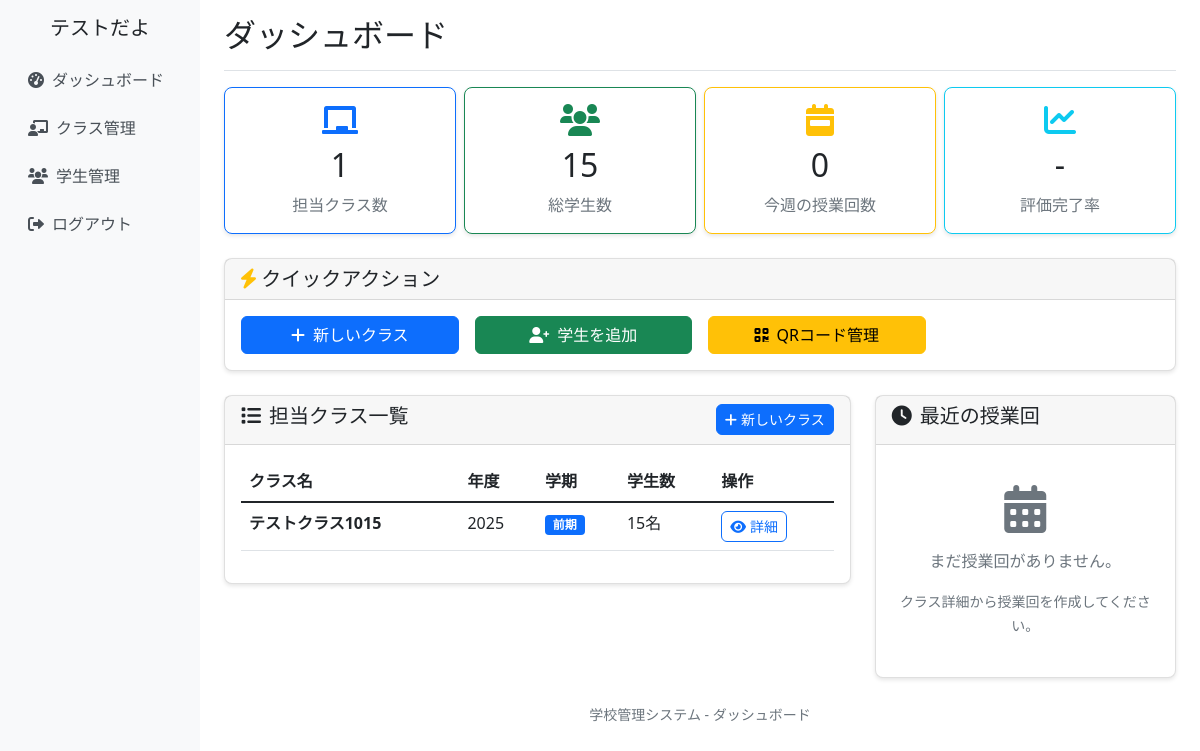
Before: /dashboard/ (signed in) with the older database file.
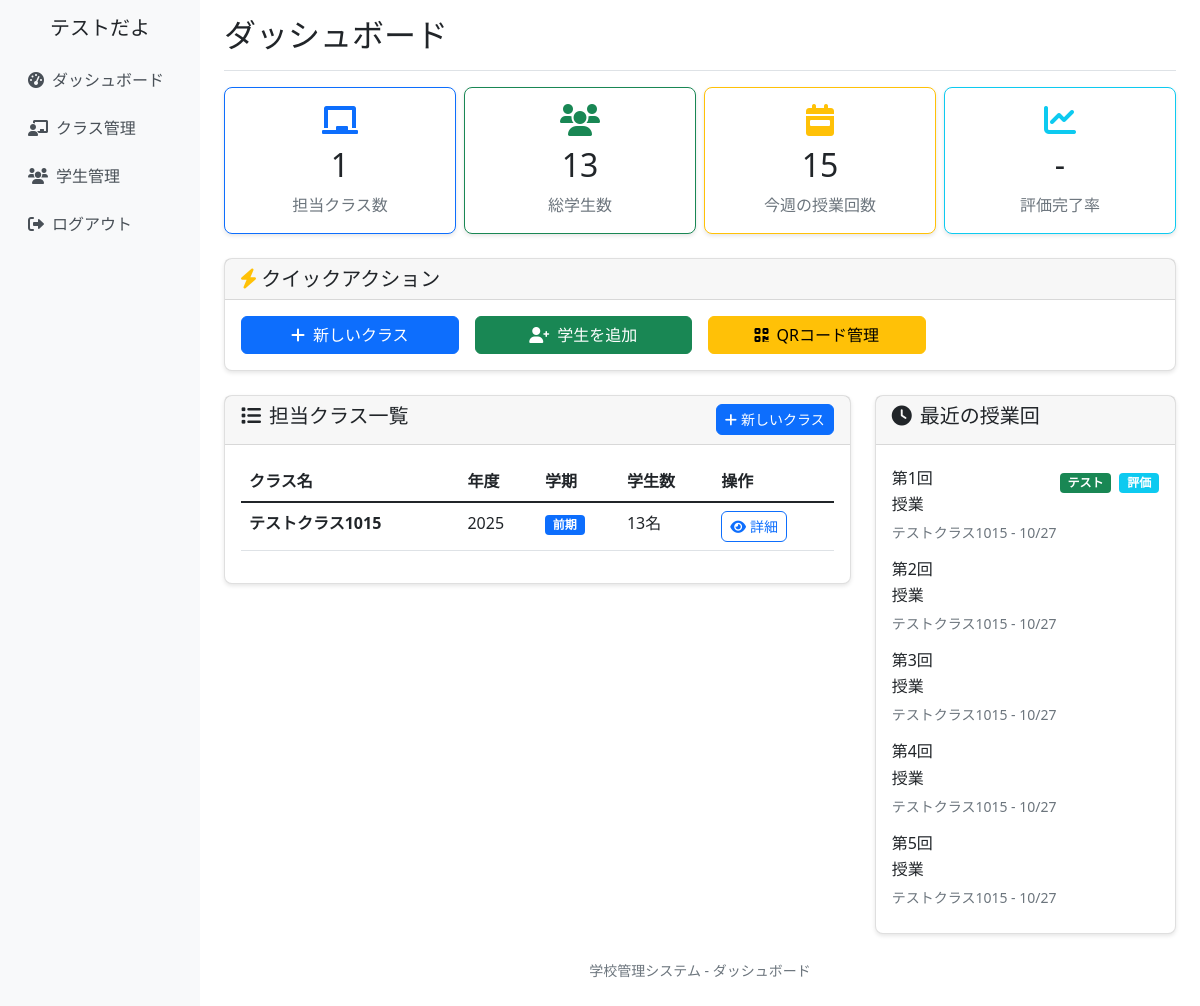
After: the same page with the newer database file.
### school_management/models.py (models this page shows, shortened)
class CustomUser(AbstractUser):
    ROLE_CHOICES = [
        ('admin', '管理者'),
        ('teacher', '教員'),
        ('student', '学生'),
    ]
    username = None  # usernameフィールドを無効化
    email = models.EmailField(unique=True, null=True, blank=True)
    full_name = models.CharField(max_length=100, verbose_name='氏名')
    furigana = models.CharField(max_length=100, blank=True, verbose_name='ふりがな')
    points = models.IntegerField(default=0, verbose_name='ポイント')
    role = models.CharField(
        max_length=10,
        choices=ROLE_CHOICES,
        default='student',
        verbose_name='役割'
    )
    student_number = models.CharField(max_length=20, blank=True, verbose_name='学籍番号')
    teacher_id = models.CharField(max_length=20, blank=True, verbose_name='教員ID')
    created_at = models.DateTimeField(auto_now_add=True, verbose_name='登録日時')
    updated_at = models.DateTimeField(auto_now=True, verbose_name='更新日時')
    groups = models.ManyToManyField(
        'auth.Group',
        verbose_name='groups',
        blank=True,
        help_text='The groups this user belongs to.',
        related_name="customuser_set",
        related_query_name="customuser",
    )
    user_permissions = models.ManyToManyField(
        'auth.Permission',
        verbose_name='user permissions',
        blank=True,
        help_text='Specific permissions for this user.',
        related_name="customuser_set",
        related_query_name="customuser",
    )
    USERNAME_FIELD = 'email'
    REQUIRED_FIELDS = ['full_name']
    objects = CustomUserManager()
    class Meta:
        verbose_name = 'ユーザー'
        verbose_name_plural = 'ユーザー'
    @property
    def is_teacher(self):
        return self.role in ['teacher', 'admin']

class ClassRoom(models.Model):
    SEMESTER_CHOICES = [
        ('first', '前期'),
        ('second', '後期'),
    ]
    class_name = models.CharField(max_length=100, verbose_name='クラス名')
    year = models.IntegerField(verbose_name='年度')
    semester = models.CharField(max_length=10, choices=SEMESTER_CHOICES, verbose_name='学期')
    teachers = models.ManyToManyField(Teacher, verbose_name='担当教員', related_name='classrooms')
    students = models.ManyToManyField(Student, blank=True, verbose_name='学生')
    created_at = models.DateTimeField(auto_now_add=True)
    updated_at = models.DateTimeField(auto_now=True)
    class Meta:
        verbose_name = 'クラス'
        verbose_name_plural = 'クラス'

class LessonSession(models.Model):
    classroom = models.ForeignKey(ClassRoom, on_delete=models.CASCADE, verbose_name='クラス')
    session_number = models.IntegerField(verbose_name='回数')
    date = models.DateField(verbose_name='実施日')
    topic = models.CharField(max_length=200, blank=True, verbose_name='テーマ・内容')
    has_quiz = models.BooleanField(default=False, verbose_name='小テストあり')
    has_peer_evaluation = models.BooleanField(default=False, verbose_name='ピア評価あり')
    peer_evaluation_closed = models.BooleanField(default=False, verbose_name='ピア評価締切済み')
    created_at = models.DateTimeField(auto_now_add=True)
    updated_at = models.DateTimeField(auto_now=True)
    class Meta:
        verbose_name = '授業回'
        verbose_name_plural = '授業回'
        unique_together = ['classroom', 'session_number']

### school_management/views.py (the view)
# urls.py: path('dashboard/', views.dashboard_view, name='dashboard'),
@login_required
def dashboard_view(request):
    if request.user.role == 'admin':
        return redirect('school_management:admin_teacher_management')
    elif request.user.is_teacher:
        return teacher_dashboard(request)
    elif request.user.is_student:
        return student_dashboard(request)
    else:
        return redirect('school_management:login')

### school_management/templates/school_management/dashboard.html (shortened to what this page needs)
{% extends 'school_management/base.html' %}
{% load static %}
{% block page_title %}ダッシュボード{% endblock %}
{% block content %}
<div class="row mb-4 g-2">
    <div class="col-md-3">
        <div class="card stats-card text-center border-primary">
            <div class="card-body">
                <div class="card-icon text-primary mb-2">
                    <i class="fas fa-chalkboard fa-2x"></i>
                </div>
                <h2 class="card-title">{{ total_classes }}</h2>
                <p class="card-text text-muted">担当クラス数</p>
            </div>
        </div>
    </div>
    <div class="col-md-3">
        <div class="card stats-card text-center border-success">
            <div class="card-body">
                <div class="card-icon text-success mb-2">
                    <i class="fas fa-users fa-2x"></i>
                </div>
                <h2 class="card-title">{{ total_students }}</h2>
                <p class="card-text text-muted">総学生数</p>
            </div>
        </div>
    </div>
    <div class="col-md-3">
        <div class="card stats-card text-center border-warning">
            <div class="card-body">
                <div class="card-icon text-warning mb-2">
                    <i class="fas fa-calendar-week fa-2x"></i>
                </div>
                <h2 class="card-title">{{ this_week_sessions }}</h2>
                <p class="card-text text-muted">今週の授業回数</p>
            </div>
        </div>
    </div>
    <div class="col-md-3">
        <div class="card stats-card text-center border-info">
            <div class="card-body">
                <div class="card-icon text-info mb-2">
                    <i class="fas fa-chart-line fa-2x"></i>
                </div>
                <h2 class="card-title">-</h2>
                <p class="card-text text-muted">評価完了率</p>
            </div>
        </div>
    </div>
</div>
<div class="row mt-4">
    <div class="col-12">
        <div class="card">
            <div class="card-header">
                <h5 class="card-title mb-0">
                    <i class="fas fa-bolt text-warning"></i> クイックアクション
                </h5>
            </div>
            <div class="card-body">
                <div class="row g-3">
                    <div class="col-md-3">
                        <a href="{% url 'school_management:class_create' %}" class="btn btn-primary w-100 h-100 d-flex align-items-center justify-content-center">
                            <i class="fas fa-plus me-2"></i>新しいクラス
                        </a>
                    </div>
                    <div class="col-md-3">
                        <a href="{% url 'school_management:student_create' %}" class="btn btn-success w-100 h-100 d-flex align-items-center justify-content-center">
                            <i class="fas fa-user-plus me-2"></i>学生を追加
                        </a>
                    </div>
                    <div class="col-md-3">
                        <a href="{% url 'school_management:qr_code_list' %}" class="btn btn-warning w-100 h-100 d-flex align-items-center justify-content-center">
                            <i class="fas fa-qrcode me-2"></i>QRコード管理
                        </a>
                    </div>
                </div>
            </div>
        </div>
    </div>
</div>
<div class="row">
    <div class="col-md-8 mt-4">
        <div class="card">
            <div class="card-header d-flex justify-content-between align-items-center">
                <h5><i class="fas fa-list me-2"></i>担当クラス一覧</h5>
                <a href="{% url 'school_management:class_create' %}" class="btn btn-primary btn-sm">
                    <i class="fas fa-plus me-1"></i>新しいクラス
                </a>
            </div>
            <div class="card-body">
                {% if classes %}
                    <div class="table-responsive">
                        <table class="table table-hover">
                            <thead>
                                <tr>
                                    <th>クラス名</th>
                                    <th>年度</th>
                                    <th>学期</th>
                                    <th>学生数</th>
                                    <th>操作</th>
                                </tr>
                            </thead>
                            <tbody>
                                {% for classroom in classes %}
                                <tr>
                                    <td>
                                        <strong>{{ classroom.class_name }}</strong>
                                    </td>
                                    <td>{{ classroom.year }}</td>
                                    <td>
                                        <span class="badge bg-{% if classroom.semester == 'first' %}primary{% else %}secondary{% endif %}">
                                            {{ classroom.get_semester_display }}
                                        </span>
                                    </td>
                                    <td>{{ classroom.students.count }}名</td>
                                    <td>
                                        <a href="{% url 'school_management:class_detail' classroom.id %}"
                                           class="btn btn-outline-primary btn-sm">
                                            <i class="fas fa-eye me-1"></i>詳細
                                        </a>
                                    </td>
                                </tr>
                                {% endfor %}
                            </tbody>
                        </table>
                    </div>
                {% endif %}
            </div>
        </div>
    </div>
    <div class="col-md-4 mt-4">
        <div class="card">
            <div class="card-header">
                <h5><i class="fas fa-clock me-2"></i>最近の授業回</h5>
            </div>
            <div class="card-body">
                {% if recent_sessions %}
                    <div class="list-group list-group-flush">
                        {% for session in recent_sessions %}
                        <div class="list-group-item border-0 px-0">
                            <div class="d-flex justify-content-between align-items-start">
                                <div class="flex-grow-1">
                                    <h6 class="mb-1">第{{ session.session_number }}回</h6>
                                    <p class="mb-1 text-truncate">{{ session.topic|default:"授業" }}</p>
                                    <small class="text-muted">{{ session.classroom.class_name }} - {{ session.date|date:"m/d" }}</small>
                                </div>
                                <div class="flex-shrink-0">
                                    {% if session.has_quiz %}
                                        <span class="badge bg-success me-1" title="小テストあり">テスト</span>
                                    {% endif %}
                                    {% if session.has_peer_evaluation %}
                                        <span class="badge bg-info" title="ピア評価あり">評価</span>
                                    {% endif %}
                                </div>
                            </div>
                        </div>
                        {% endfor %}
                    </div>
                {% else %}
                    <div class="text-center py-4">
                        <i class="fas fa-calendar-alt fa-3x text-muted mb-3"></i>
                        <p class="text-muted">まだ授業回がありません。</p>
                        <small class="text-muted">クラス詳細から授業回を作成してください。</small>
                    </div>
                {% endif %}
            </div>
        </div>
    </div>
</div>
<div class="row">
    <div class="col-12">
        <div class="py-4 text-center text-muted">
            <small>学校管理システム - ダッシュボード</small>
        </div>
    </div>
</div>
{% endblock %}

### school_management/templates/school_management/base.html (shortened to what this page needs)
{% load static %}
<!DOCTYPE html>
<html lang="ja">
<head>
    <link href="https://cdn.jsdelivr.net/npm/bootstrap@5.1.3/dist/css/bootstrap.min.css" rel="stylesheet">
    <link href="https://cdnjs.cloudflare.com/ajax/libs/font-awesome/6.0.0/css/all.min.css" rel="stylesheet">
    <link href="{% static 'school_management/css/base.css' %}" rel="stylesheet">
</head>
<body>
    <div class="container-fluid">
        <div class="row">
            {% if user.is_authenticated %}
            <nav class="col-md-3 col-lg-2 d-md-block d-none sidebar collapse">
                <div class="position-sticky pt-3">
                    <div class="text-center mb-3">
                        <h5>{{ user.full_name }}</h5>
                    </div>
                    <ul class="nav flex-column">
                        <li class="nav-item">
                            <a class="nav-link" href="{% url 'school_management:dashboard' %}">
                                <i class="fas fa-tachometer-alt me-2"></i>ダッシュボード
                            </a>
                        </li>
                        <li class="nav-item">
                            <a class="nav-link" href="{% url 'school_management:class_list' %}">
                                <i class="fas fa-chalkboard-teacher me-2"></i>クラス管理
                            </a>
                        </li>
                        <li class="nav-item">
                            <a class="nav-link" href="{% url 'school_management:student_list' %}">
                                <i class="fas fa-users me-2"></i>学生管理
                            </a>
                        </li>
                        <li class="nav-item">
                            <a class="nav-link" href="{% url 'school_management:logout' %}">
                                <i class="fas fa-sign-out-alt me-2"></i>ログアウト
                            </a>
                        </li>
                    </ul>
                </div>
            </nav>
            <main class="col-md-9 ms-sm-auto col-lg-10 px-md-4 main-content">
                <div class="d-flex justify-content-between flex-wrap flex-md-nowrap align-items-center pt-3 pb-2 mb-3 border-bottom">
                    <h1 class="h2">{% block page_title %}{% endblock %}</h1>
                </div>
                {% block content %}{% endblock %}
            </main>
            {% else %}
            <div class="col-12">
                {% block login_content %}{% endblock %}
            </div>
            {% endif %}
        </div>
    </div>
</body>
</html>

### school_management/static/school_management/css/base.css (style rules this page uses)
.sidebar { min-height: 100vh; background-color: #f8f9fa; }
.main-content { min-height: 100vh; }
.card { box-shadow: 0 2px 4px rgba(0, 0, 0, 0.1); border-radius: 8px; }
.btn { border-radius: 6px; transition: all 0.2s ease-in-out; }
.nav-link { color: #495057; padding: 0.75rem 1rem; border-radius: 6px; transition: all 0.2s ease-in-out; }
@media (min-width: 768px) { .sidebar { position: relative; left: 0; } }

Changed rows visible on the page:
computed for ClassRoom "テストクラス1015": students.count "15" → "13"
added LessonSession: session_number "1", topic "授業", classroom.class_name "テストクラス1015", date "10/27", has_quiz "テスト", has_peer_evaluation "評価"
added LessonSession: session_number "2", topic "授業", classroom.class_name "テストクラス1015", date "10/27"
added LessonSession: session_number "3", topic "授業", classroom.class_name "テストクラス1015", date "10/27"
added LessonSession: session_number "4", topic "授業", classroom.class_name "テストクラス1015", date "10/27"
added LessonSession: session_number "5", topic "授業", classroom.class_name "テストクラス1015", date "10/27"
Other visible differences:
{{ total_students }}: "15" → "13"
{{ this_week_sessions }}: "0" → "15"
text no longer shown: "まだ授業回がありません。 クラス詳細から授業回を作成してください。"
